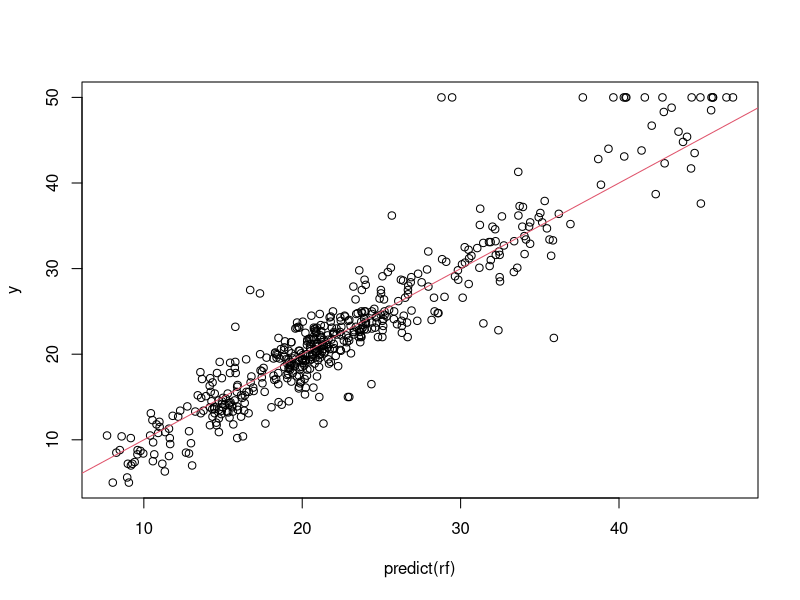
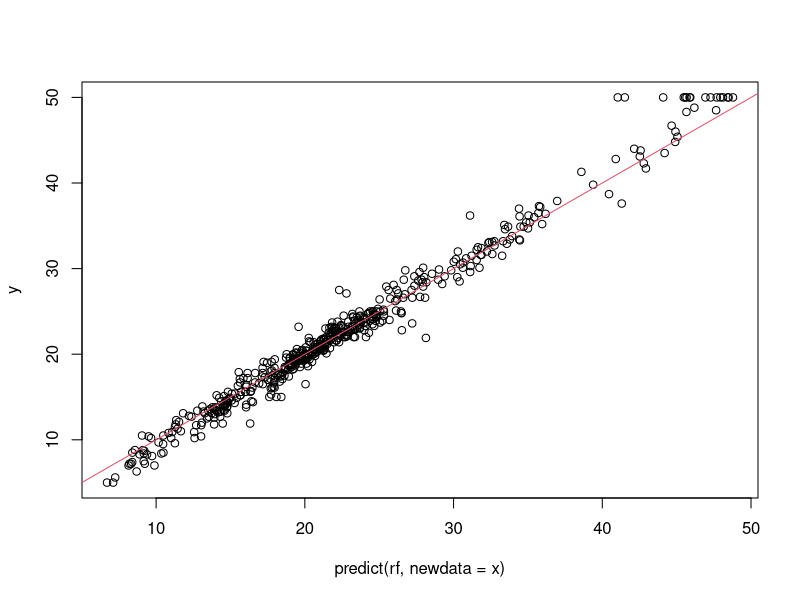
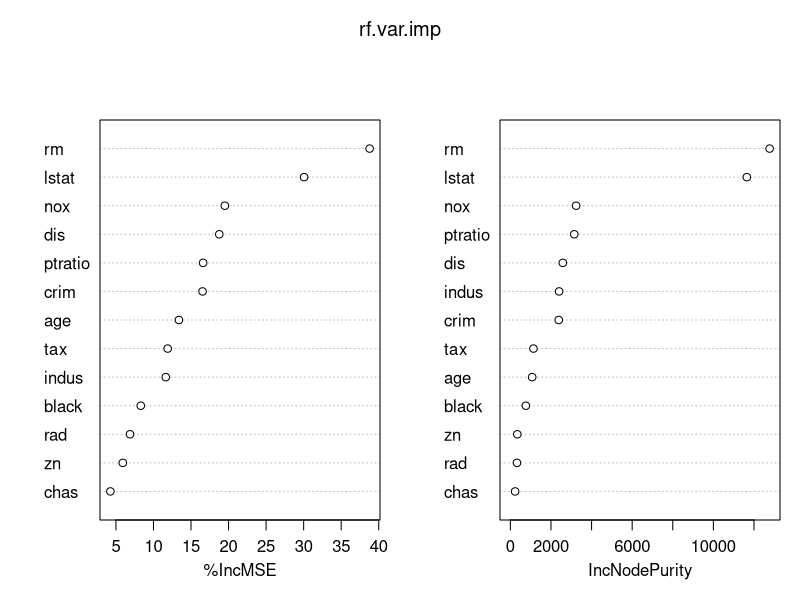
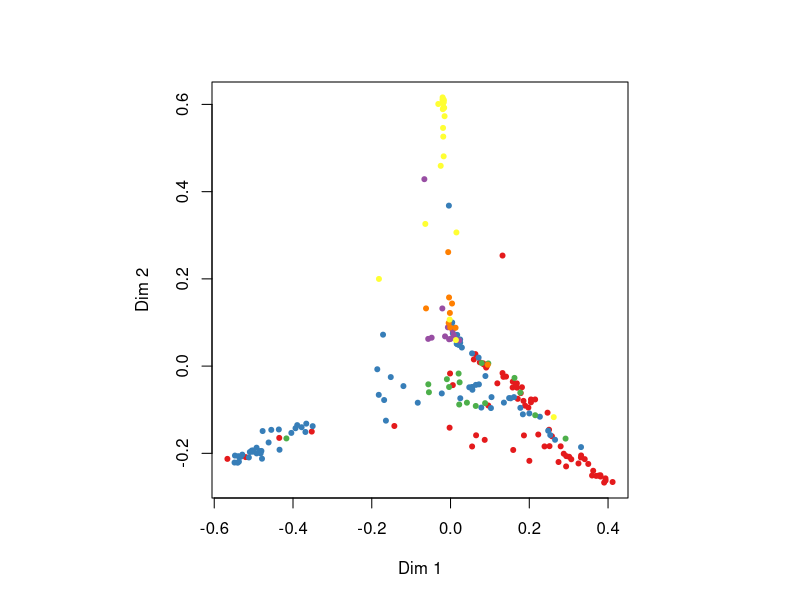

Write the R code that produced these figures, in order.

library(randomForest)
library(MASS)

####################
## RF for regression
####################

data(Boston)
y <- Boston[,14]
x <- Boston[,1:13]

rf <- randomForest(x,y)
print(rf)

# Out-of-bag est
plot( predict(rf), y)
abline(c(0,1),col=2)

# Training data as new data
plot( predict(rf,newdata=x), y)
abline(c(0,1),col=2)

# mtry is the only par to be tuned
(rf.2v <- randomForest(x,y,mtry=2)) # 2 vars @ each split
(rf.4v <- randomForest(x,y,mtry=4)) # 4 vars @ each split
(rf.8v <- randomForest(x,y,mtry=8)) # 8 vars @ each split
(rf.10v <- randomForest(x,y,mtry=10)) # 10 vars @ each split


(rf.var.imp <- randomForest(x,y,importance=TRUE)) # assess importance of predictors
varImpPlot(rf.var.imp)


########################
## RF for classification
########################
data(fgl)
X <- fgl[,-10]
Y <- fgl[,10]

rf.cls <- randomForest(X, Y, ntree=500, proximity=TRUE, oob.prox=TRUE)

MDSplot(rf.cls, Y)




